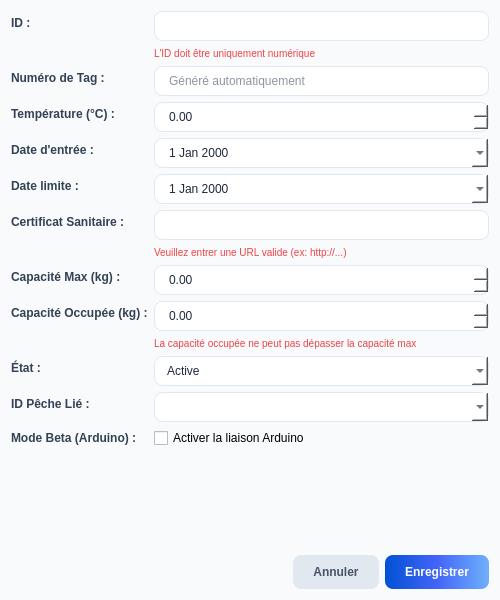
<?xml version="1.0" encoding="UTF-8"?>
<ui version="4.0">
 <class>ChambresFroidesDialog</class>
 <widget class="QDialog" name="ChambresFroidesDialog">
  <property name="geometry">
   <rect>
    <x>0</x>
    <y>0</y>
    <width>500</width>
    <height>600</height>
   </rect>
  </property>
  <property name="windowTitle">
   <string>Gestion Chambre Froide</string>
  </property>
  <property name="styleSheet">
   <string notr="true">QDialog {
    background-color: #f8fafc;
}
QLabel {
    font-weight: bold;
    color: #334155;
}
QLineEdit, QComboBox, QDoubleSpinBox, QDateEdit {
    background: #ffffff;
    border: 1px solid #e2e8f0;
    border-radius: 8px;
    padding: 6px 12px;
    color: #1e293b;
}
QLineEdit:focus, QComboBox:focus, QDoubleSpinBox:focus, QDateEdit:focus {
    border: 2px solid #4364F7;
}
QPushButton#btnSave {
    background: qlineargradient(x1:0, y1:0, x2:1, y2:0, stop:0 #0052D4, stop:0.5 #4364F7, stop:1 #6FB1FC);
    color: white;
    border: none;
    border-radius: 8px;
    padding: 10px 20px;
    font-weight: bold;
}
QPushButton#btnSave:hover {
    background: #3652d9;
}
QPushButton#btnCancel {
    background: #e2e8f0;
    color: #475569;
    border: none;
    border-radius: 8px;
    padding: 10px 20px;
    font-weight: bold;
}
QPushButton#btnCancel:hover {
    background: #cbd5e1;
}</string>
  </property>
  <layout class="QVBoxLayout" name="verticalLayout">
   <item>
    <layout class="QFormLayout" name="formLayout">
     <item row="0" column="0">
      <widget class="QLabel" name="labelId">
       <property name="text"><string>ID :</string></property>
      </widget>
     </item>
     <item row="0" column="1">
      <layout class="QVBoxLayout" name="idLayout">
       <item>
        <widget class="QLineEdit" name="txtId"/>
       </item>
       <item>
        <widget class="QLabel" name="lblIdWarning">
         <property name="styleSheet">
          <string notr="true">color: #ef4444; font-size: 10px; font-weight: normal;</string>
         </property>
         <property name="text">
          <string>L'ID doit être uniquement numérique</string>
         </property>
        </widget>
       </item>
      </layout>
     </item>
     <item row="1" column="0">
      <widget class="QLabel" name="labelTag">
       <property name="text"><string>Numéro de Tag :</string></property>
      </widget>
     </item>
     <item row="1" column="1">
      <widget class="QLineEdit" name="txtTag">
       <property name="readOnly"><bool>true</bool></property>
       <property name="placeholderText"><string>Généré automatiquement</string></property>
      </widget>
     </item>
     <item row="2" column="0">
      <widget class="QLabel" name="labelTemp">
       <property name="text"><string>Température (°C) :</string></property>
      </widget>
     </item>
     <item row="2" column="1">
      <widget class="QDoubleSpinBox" name="spinTemp">
       <property name="minimum"><double>-40</double></property>
       <property name="maximum"><double>15</double></property>
       <property name="singleStep"><double>0.5</double></property>
      </widget>
     </item>
     <item row="3" column="0">
      <widget class="QLabel" name="labelInDate">
       <property name="text"><string>Date d'entrée :</string></property>
      </widget>
     </item>
     <item row="3" column="1">
      <widget class="QDateEdit" name="dateIn">
       <property name="calendarPopup"><bool>true</bool></property>
      </widget>
     </item>
     <item row="4" column="0">
      <widget class="QLabel" name="labelLimitDate">
       <property name="text"><string>Date limite :</string></property>
      </widget>
     </item>
     <item row="4" column="1">
      <widget class="QDateEdit" name="dateLimit">
       <property name="calendarPopup"><bool>true</bool></property>
      </widget>
     </item>
     <item row="5" column="0">
      <widget class="QLabel" name="labelCertSan">
       <property name="text"><string>Certificat Sanitaire :</string></property>
      </widget>
     </item>
     <item row="5" column="1">
      <layout class="QVBoxLayout" name="certLayout">
       <item>
        <widget class="QLineEdit" name="txtCertSan"/>
       </item>
       <item>
        <widget class="QLabel" name="lblUrlWarning">
         <property name="styleSheet">
          <string notr="true">color: #ef4444; font-size: 10px; font-weight: normal;</string>
         </property>
         <property name="text">
          <string>Veuillez entrer une URL valide (ex: http://...)</string>
         </property>
        </widget>
       </item>
      </layout>
     </item>
     <item row="6" column="0">
      <widget class="QLabel" name="labelMaxCap">
       <property name="text"><string>Capacité Max (kg) :</string></property>
      </widget>
     </item>
     <item row="6" column="1">
      <widget class="QDoubleSpinBox" name="spinMaxCap">
       <property name="maximum"><double>10000</double></property>
      </widget>
     </item>
     <item row="7" column="0">
      <widget class="QLabel" name="labelOccCap">
       <property name="text"><string>Capacité Occupée (kg) :</string></property>
      </widget>
     </item>
     <item row="7" column="1">
      <layout class="QVBoxLayout" name="capLayout">
       <item>
        <widget class="QDoubleSpinBox" name="spinOccCap">
         <property name="maximum"><double>10000</double></property>
        </widget>
       </item>
       <item>
        <widget class="QLabel" name="lblCapWarning">
         <property name="styleSheet">
          <string notr="true">color: #ef4444; font-size: 10px; font-weight: normal;</string>
         </property>
         <property name="text">
          <string>La capacité occupée ne peut pas dépasser la capacité max</string>
         </property>
        </widget>
       </item>
      </layout>
     </item>
     <item row="8" column="0">
      <widget class="QLabel" name="labelState">
       <property name="text"><string>État :</string></property>
      </widget>
     </item>
     <item row="8" column="1">
      <widget class="QComboBox" name="comboState">
       <item><property name="text"><string>Active</string></property></item>
       <item><property name="text"><string>Maintenance</string></property></item>
       <item><property name="text"><string>Broken</string></property></item>
      </widget>
     </item>

     <item row="10" column="0">
      <widget class="QLabel" name="labelIdPeche">
       <property name="text"><string>ID Pêche Lié :</string></property>
      </widget>
     </item>
     <item row="10" column="1">
      <widget class="QComboBox" name="comboIdPeche"/>
     </item>
     <item row="11" column="0">
      <widget class="QLabel" name="labelBetaTest">
       <property name="text"><string>Mode Beta (Arduino) :</string></property>
      </widget>
     </item>
     <item row="11" column="1">
      <widget class="QCheckBox" name="checkBetaTest">
       <property name="text"><string>Activer la liaison Arduino</string></property>
      </widget>
     </item>
    </layout>
   </item>
   <item>
    <spacer name="verticalSpacer">
     <property name="orientation">
      <enum>Qt::Vertical</enum>
     </property>
     <property name="sizeHint" stdset="0">
      <size>
       <width>20</width>
       <height>40</height>
      </size>
     </property>
    </spacer>
   </item>
   <item>
    <layout class="QHBoxLayout" name="horizontalLayout">
     <item>
      <spacer name="horizontalSpacer">
       <property name="orientation">
        <enum>Qt::Horizontal</enum>
       </property>
       <property name="sizeHint" stdset="0">
        <size>
         <width>40</width>
         <height>20</height>
        </size>
       </property>
      </spacer>
     </item>
     <item>
      <widget class="QPushButton" name="btnCancel">
       <property name="text"><string>Annuler</string></property>
      </widget>
     </item>
     <item>
      <widget class="QPushButton" name="btnSave">
       <property name="text"><string>Enregistrer</string></property>
      </widget>
     </item>
    </layout>
   </item>
  </layout>
 </widget>
 <resources/>
 <connections/>
</ui>
